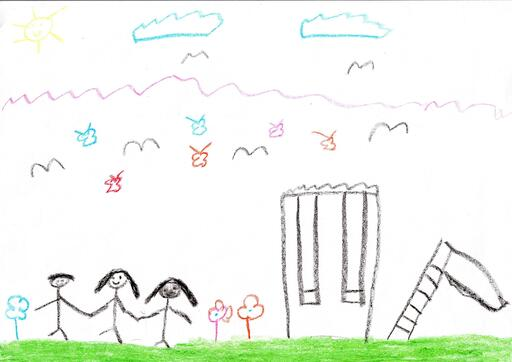
#> input picture Dataset/Images/Education/test/Primary/102-4B-383-F-H.jpg, 512 x 362 px
$ python -i extractor_v2.py   (imports and definitions only)   (older library calls are emulated)
#> lines starting #> are read from the running program, lines starting #| are printed output that depends on the picture; after the words box and inside, x2 and y2 are one past the last pixel; in counts of white or black regions, pixels touching at a corner belong together
"""
clinical_v2 — figur-farkinda klinik gosterge cikarimi (OpenCV).

Temel fark: once FIGUR izole edilir (en buyuk anlamli baglantili bilesen),
sonra gostergeler figur uzerinden hesaplanir. Boylece "kucuk figur",
"kose yerlesim", "figur-ici golgeleme" gibi gercek Koppitz gostergeleri
hesaplanabilir.

API:
  extract_v2(image_pil) -> (values[16], validity[16])
"""

from __future__ import annotations

import argparse
from pathlib import Path

import cv2
import numpy as np
import pandas as pd
from PIL import Image
from tqdm import tqdm

from clinical_v2.feature_spec_v2 import FEATURE_NAMES_V2, NUM_FEATURES_V2


def _safe(v, ok):
    if not ok or v is None or not np.isfinite(v):
        return float("nan"), 0
    return float(v), 1


def _foreground_mask(gray: np.ndarray) -> np.ndarray:
    blur = cv2.GaussianBlur(gray, (3, 3), 0)
    th = cv2.adaptiveThreshold(blur, 255, cv2.ADAPTIVE_THRESH_GAUSSIAN_C,
                               cv2.THRESH_BINARY_INV, 25, 10)
    kernel = np.ones((2, 2), np.uint8)
    return cv2.morphologyEx(th, cv2.MORPH_OPEN, kernel)


def _figure_mask(fg: np.ndarray) -> tuple[np.ndarray, dict]:
    """
    Figuru izole et: en buyuk anlamli bilesen(ler).
    Doner: (figure_mask, stats) — stats: bbox, alan, centroid.
    """
    n, labels, stats, centroids = cv2.connectedComponentsWithStats(fg, connectivity=8)
    if n <= 1:
        return np.zeros_like(fg), {}
    # Arka plan disindaki bilesenler
    areas = stats[1:, cv2.CC_STAT_AREA]
    if len(areas) == 0 or areas.max() == 0:
        return np.zeros_like(fg), {}
    # En buyuk bilesen = figur cekirdegi; boyutca yakin diger buyuk parcalari da kat
    max_area = areas.max()
    keep = [i + 1 for i in range(len(areas)) if areas[i] >= 0.15 * max_area]
    fig = np.isin(labels, keep).astype(np.uint8) * 255

    ys, xs = np.where(fig > 0)
    if len(xs) == 0:
        return fig, {}
    x0, x1, y0, y1 = xs.min(), xs.max(), ys.min(), ys.max()
    cx, cy = xs.mean(), ys.mean()
    return fig, {
        "bbox": (x0, y0, x1, y1),
        "bbox_w": x1 - x0 + 1, "bbox_h": y1 - y0 + 1,
        "area": int((fig > 0).sum()),
        "cx": cx, "cy": cy,
        "n_components": len(keep),
        "coords": (xs, ys),
    }


def extract_v2(image_pil: Image.Image) -> tuple[np.ndarray, np.ndarray]:
    rgb = np.array(image_pil.convert("RGB"))
    h, w = rgb.shape[:2]
    canvas = float(h * w) if h * w > 0 else 1.0
    gray = cv2.cvtColor(rgb, cv2.COLOR_RGB2GRAY)
    hsv = cv2.cvtColor(rgb, cv2.COLOR_RGB2HSV)

    fg = _foreground_mask(gray)
    fg_pixels = int((fg > 0).sum())
    fig, fstat = _figure_mask(fg)
    fig_pixels = fstat.get("area", 0)

    F: dict[str, tuple] = {}

    # === Grup 1: Figur boyutu & yerlesimi ===
    if fig_pixels > 50 and fstat:
        x0, y0, x1, y1 = fstat["bbox"]
        bbox_area = fstat["bbox_w"] * fstat["bbox_h"]
        F["figure_size_ratio"] = _safe(bbox_area / canvas, True)
        # centrality: figur merkezinin sayfa merkezinden uzakligi (kose=1)
        ncx, ncy = fstat["cx"] / w, fstat["cy"] / h
        dist = np.sqrt((ncx - 0.5) ** 2 + (ncy - 0.5) ** 2) / 0.7071
        F["figure_centrality"] = _safe(min(dist, 1.0), True)
        F["figure_vertical_pos"] = _safe(ncy, True)
        # tilt: figur piksellerine PCA
        xs, ys = fstat["coords"]
        coords = np.stack([xs, ys], 1).astype(np.float32)
        coords -= coords.mean(0)
        try:
            cov = np.cov(coords, rowvar=False)
            evals, evecs = np.linalg.eigh(cov)
            pc = evecs[:, np.argmax(evals)]
            ang = np.degrees(np.arctan2(pc[1], pc[0]))
            tilt = abs(((ang + 90) % 180) - 90) / 90.0
            F["figure_tilt"] = _safe(tilt, True)
        except Exception:
            F["figure_tilt"] = (float("nan"), 0)
    else:
        for k in ("figure_size_ratio", "figure_centrality", "figure_vertical_pos", "figure_tilt"):
            F[k] = (float("nan"), 0)

    # === Grup 2: Cizgi kalitesi & baski ===
    if fig_pixels > 0:
        luma = gray[fig > 0].astype(np.float32) / 255.0
        dark = 1.0 - luma
        F["stroke_darkness_mean"] = _safe(float(dark.mean()), True)
        F["pressure_variation"] = _safe(float(dark.std()), True)
    else:
        F["stroke_darkness_mean"] = (float("nan"), 0)
        F["pressure_variation"] = (float("nan"), 0)

    # line_tremor: figur konturunun puruzlulugu (ham uzunluk / convex hull uzunlugu)
    contours, _ = cv2.findContours(fig, cv2.RETR_EXTERNAL, cv2.CHAIN_APPROX_NONE)
    big = [c for c in contours if cv2.contourArea(c) > 50]
    if big:
        tremor_vals = []
        sharp_total, total_pts = 0, 0
        for c in big:
            raw_len = cv2.arcLength(c, True)
            hull = cv2.convexHull(c)
            hull_len = cv2.arcLength(hull, True)
            if hull_len > 0:
                tremor_vals.append(raw_len / hull_len)  # >1; yuksek=puruzlu
            # keskin aci
            approx = cv2.approxPolyDP(c, 0.01 * raw_len, True)
            if len(approx) >= 3:
                pts = approx.reshape(-1, 2)
                for i in range(len(pts)):
                    a, b, d = pts[i - 1], pts[i], pts[(i + 1) % len(pts)]
                    v1, v2 = a - b, d - b
                    n1, n2 = np.linalg.norm(v1), np.linalg.norm(v2)
                    if n1 == 0 or n2 == 0:
                        continue
                    cosang = np.clip(np.dot(v1, v2) / (n1 * n2), -1, 1)
                    ang = np.degrees(np.arccos(cosang))
                    total_pts += 1
                    if ang < 70:
                        sharp_total += 1
        F["line_tremor"] = _safe(float(np.mean(tremor_vals)) if tremor_vals else None, bool(tremor_vals))
        F["sharp_angle_ratio"] = _safe(sharp_total / total_pts if total_pts else None, total_pts > 0)
    else:
        F["line_tremor"] = (float("nan"), 0)
        F["sharp_angle_ratio"] = (float("nan"), 0)

    # === Grup 3: Golgeleme & butunluk ===
    if fig_pixels > 0:
        dark_mask = (gray < 80).astype(np.uint8) * 255
        dark_dense = cv2.morphologyEx(dark_mask, cv2.MORPH_CLOSE, np.ones((5, 5), np.uint8))
        inter = cv2.bitwise_and(dark_dense, fig)
        F["shading_on_figure"] = _safe(int((inter > 0).sum()) / float(fig_pixels), True)
    else:
        F["shading_on_figure"] = (float("nan"), 0)

    # fragmentation: figur iskeleti uc noktalari (kopukluk)
    if fig_pixels > 50:
        img = (fig > 0).astype(np.uint8) * 255
        skel = np.zeros_like(img)
        el = cv2.getStructuringElement(cv2.MORPH_CROSS, (3, 3))
        work = img.copy()
        for _ in range(200):
            opened = cv2.morphologyEx(work, cv2.MORPH_OPEN, el)
            tmp = cv2.subtract(work, opened)
            eroded = cv2.erode(work, el)
            skel = cv2.bitwise_or(skel, tmp)
            work = eroded
            if cv2.countNonZero(work) == 0:
                break
        bs = (skel > 0).astype(np.uint8)
        if bs.sum() > 0:
            kern = np.array([[1, 1, 1], [1, 10, 1], [1, 1, 1]], np.uint8)
            filt = cv2.filter2D(bs, cv2.CV_16S, kern)
            endpoints = int((filt == 11).sum())
            norm = canvas / 10000.0
            F["part_fragmentation"] = _safe(endpoints / max(norm, 1.0), True)
        else:
            F["part_fragmentation"] = (float("nan"), 0)
    else:
        F["part_fragmentation"] = (float("nan"), 0)

    # component count (tum fg uzerinden)
    if fg_pixels > 0:
        n_lab, _, _, _ = cv2.connectedComponentsWithStats(fg, connectivity=8)
        norm = canvas / 10000.0
        F["component_count_norm"] = _safe(max(0, n_lab - 1) / max(norm, 1.0), True)
    else:
        F["component_count_norm"] = (float("nan"), 0)

    # === Grup 4: Kompozisyon ===
    F["fg_area_ratio"] = _safe(fg_pixels / canvas, fg_pixels > 0)
    F["empty_space_ratio"] = _safe(1.0 - fg_pixels / canvas, fg_pixels > 0)
    val = hsv[:, :, 2]
    F["dark_color_ratio"] = _safe(float((val < 70).sum()) / canvas, True)

    # === Grup 5: Renk (tek gosterge) ===
    sat = hsv[:, :, 1]
    colored = (sat > 40).astype(np.uint8)
    cc = int(colored.sum())
    if cc > 50:
        hue = hsv[:, :, 0][colored > 0]
        warm = ((hue < 30) | (hue > 150)).sum()
        F["color_warmth"] = _safe(float(warm) / cc, True)
    else:
        F["color_warmth"] = (float("nan"), 0)

    # === Kompozit ===
    if fig_pixels > 0 and F["component_count_norm"][1] == 1:
        comp = F["component_count_norm"][0]
        size_score = min((fig_pixels / canvas) * 4.0, 1.0)
        comp_score = max(0.0, 1.0 - min(comp / 10.0, 1.0))
        F["figure_integrity_proxy"] = _safe(0.5 * size_score + 0.5 * comp_score, True)
    else:
        F["figure_integrity_proxy"] = (float("nan"), 0)

    values = np.zeros(NUM_FEATURES_V2, dtype=np.float32)
    valids = np.zeros(NUM_FEATURES_V2, dtype=np.float32)
    for i, name in enumerate(FEATURE_NAMES_V2):
        v, ok = F.get(name, (float("nan"), 0))
        if ok:
            values[i] = v
            valids[i] = 1.0
    return values, valids


# [28 lines left out: functions _row, main, not called in this run]


# [2 lines not run here, left out]

>>> from PIL import Image
>>> picture = Image.open('../Dataset/Images/Education/test/Primary/102-4B-383-F-H.jpg')
#> picture is the input picture: PIL image 512x362 RGB; mean R, G, B 240.5, 245.8, 237.9
>>> result = extract_v2(picture)
#> in _foreground_mask, `th = cv2.adaptiveThreshold(blur, 255, cv2.ADAPTIVE_THRESH_GAUSSIAN_C, ..`:
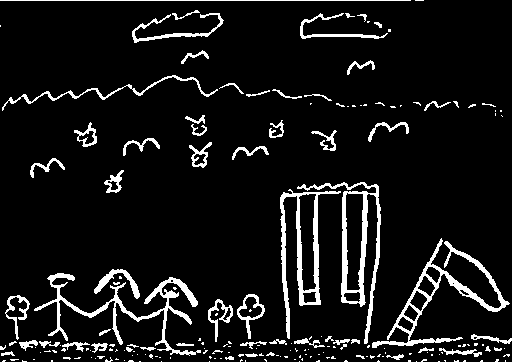
#> th: shape (362, 512); 8.4% white; 199 white regions (141 under 20 px), largest, box (x1, y1, x2, y2) and area: (34, 273, 201, 356) 2058, (297, 182, 381, 344) 2049, (372, 238, 510, 348) 2001
#> in _foreground_mask, `return cv2.morphologyEx(th, cv2.MORPH_OPEN, kernel)`:
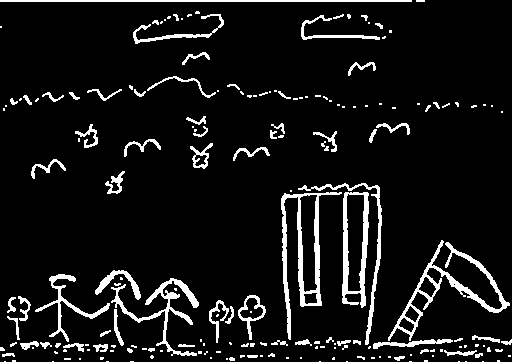
#> returned value: shape (362, 512); 8.3% white; 196 white regions (121 under 20 px), largest, box (x1, y1, x2, y2) and area: (281, 192, 342, 340) 1800, (388, 240, 510, 341) 1653, (342, 192, 369, 308) 1225
#> in extract_v2, `fg_pixels = int((fg > 0).sum())`: fg_pixels = 15297
#> in _figure_mask, `n, labels, stats, centroids = cv2.connectedComponentsWithStats(fg, con..`:
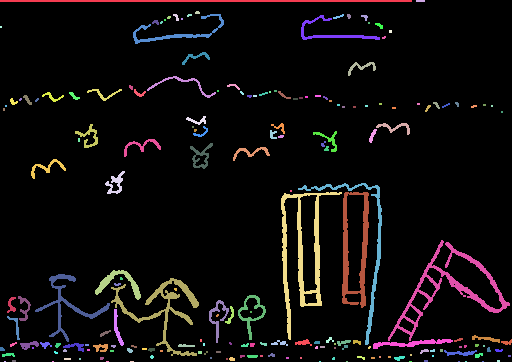
#> labels: shape (362, 512) int32; 197 distinct labels, from 0 to 196; one colour per label, 0 black
#> in _figure_mask, `n, labels, stats, centroids = cv2.connectedComponentsWithStats(fg, con..`: n = 197; stats = 197 rows, first 6: [0, 0, 512, 362, 170047], [0, 0, 412, 2, 824], [416, 0, 9, 2, 18], [195, 11, 5, 3, 13], [173, 14, 6, 7, 23], [187, 14, 5, 3, 11]; centroids = 197 pairs, first value 0.5 to 509, second value 0.5 to 361
#> in _figure_mask, `areas = stats[1:, cv2.CC_STAT_AREA]`: areas = 196 values, max 1800 at index 85, min 2 at index 183, mean 78.05
#> in _figure_mask, `max_area = areas.max()`: max_area = 1800
#> in _figure_mask, `keep = [i + 1 for i in range(len(areas)) if areas[i] >= 0.15 * max_area]`: keep = [1, 6, 7, 84, 86, 87, 88, 89, 90, 92, 95, 109]
#> in _figure_mask, `fig = np.isin(labels, keep).astype(np.uint8) * 255`:
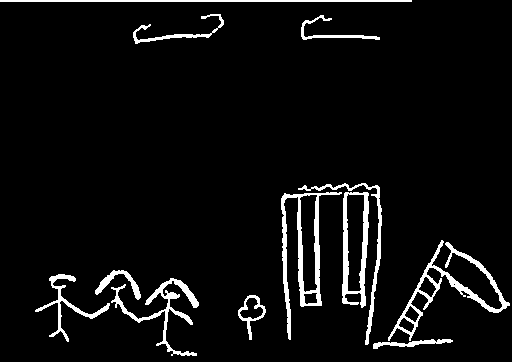
#> fig: shape (362, 512); 5.4% white; 12 white regions
#> in _figure_mask, `ys, xs = np.where(fig > 0)`: ys = 9973 values from 0 to 355; xs = 9973 values, max 509 at index 7581, min 0 at index 0, mean 287.6
#> in _figure_mask, `x0, x1, y0, y1 = xs.min(), xs.max(), ys.min(), ys.max()`: x0 = 0; x1 = 509; y0 = 0; y1 = 355
#> in _figure_mask, `cx, cy = xs.mean(), ys.mean()`: cx = 287.6; cy = 235.4
#> in extract_v2, `fig, fstat = _figure_mask(fg)`: fstat = 8 items
#> in extract_v2, `fig_pixels = fstat.get("area", 0)`: fig_pixels = 9973
#> in extract_v2, `x0, y0, x1, y1 = fstat["bbox"]`: x0 = 0; x1 = 509; y1 = 355
#> in extract_v2, `bbox_area = fstat["bbox_w"] * fstat["bbox_h"]`: bbox_area = 181560
#> in extract_v2, `ncx, ncy = fstat["cx"] / w, fstat["cy"] / h`: ncx = 0.562; ncy = 0.65
#> in extract_v2, `dist = np.sqrt((ncx - 0.5) ** 2 + (ncy - 0.5) ** 2) / 0.7071`: dist = 0.23
#> in extract_v2, `xs, ys = fstat["coords"]`: ys = 9973 values from 0 to 355
#> in extract_v2, `coords = np.stack([xs, ys], 1).astype(np.float32)`: coords = 9973 pairs, first value 0 to 509, second value 0 to 355
#> in extract_v2, `coords -= coords.mean(0)`: coords = 9973 pairs, first value -287.6 to 221.4, second value -235.4 to 119.6
#> in extract_v2, `cov = np.cov(coords, rowvar=False)`: cov = [[14818.6, 1790.5], [1790.5, 10818.6]]
#> in extract_v2, `evals, evecs = np.linalg.eigh(cov)`: evals = [10134.2, 15503]; evecs = [[0.357, -0.934], [-0.934, -0.357]]
#> in extract_v2, `pc = evecs[:, np.argmax(evals)]`: pc = [-0.934, -0.357]
#> in extract_v2, `ang = np.degrees(np.arctan2(pc[1], pc[0]))`: ang = -159.1
#> in extract_v2, `tilt = abs(((ang + 90) % 180) - 90) / 90.0`: tilt = 0.232
#> in extract_v2, `luma = gray[fig > 0].astype(np.float32) / 255.0`: luma = 9973 values, max 1 at index 486, min 0 at index 4519, mean 0.674
#> in extract_v2, `dark = 1.0 - luma`: dark = 9973 values, max 1 at index 4519, min 0 at index 486, mean 0.326
#> in extract_v2, `contours, _ = cv2.findContours(fig, cv2.RETR_EXTERNAL, cv2.CHAIN_APPRO..`: contours = 12 contours; largest, box (x1, y1, x2, y2) and area: (281, 192, 342, 340) 2806, (342, 192, 369, 308) 2433, (388, 240, 510, 341) 1738, (111, 278, 199, 356) 904, (298, 183, 382, 345) 566
#> in extract_v2, `big = [c for c in contours if cv2.contourArea(c) > 50]`: big has the same summary as contours
#> the loop in extract_v2, `for c in big:` made 12 passes
#> (raw_len, hull_len) on passes 1 to 8: (181.2, 164.4), (128.4, 109.4), (681.3, 272), (409.2, 211.6), (154.8, 120.2), (816.7, 338.2), (330.6, 270.4), (651.7, 366.3)
#> after the loop in extract_v2, `for c in big:`: sharp_total = 41; total_pts = 150; tremor_vals = [1.1, 1.17, 2.5, 1.93, 1.29, 2.42, 1.22, 1.78, 1.31, 1.44, 1.54, 1]
#> after the loop in extract_v2, `for _ in range(200):`:
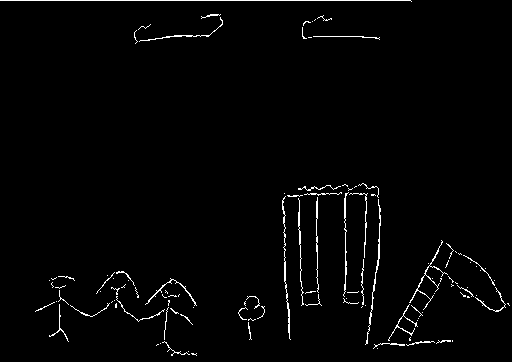
#> skel: shape (362, 512); 1.9% white in thin lines or dots
#> in extract_v2, `endpoints = int((filt == 11).sum())`: endpoints = 184
#> in extract_v2, `n_lab, _, _, _ = cv2.connectedComponentsWithStats(fg, connectivity=8)`: n_lab = 197
#> in extract_v2, `sat = hsv[:, :, 1]`:
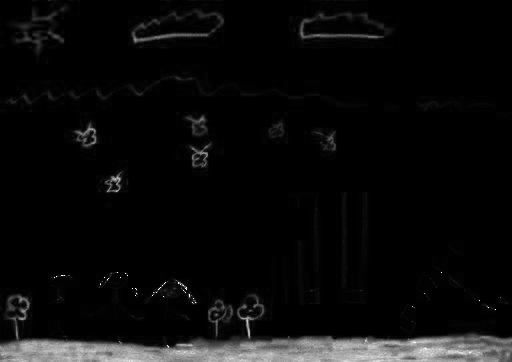
#> sat: shape (362, 512); min 0, max 255, mean 11.3
#> in extract_v2, `colored = (sat > 40).astype(np.uint8)`:
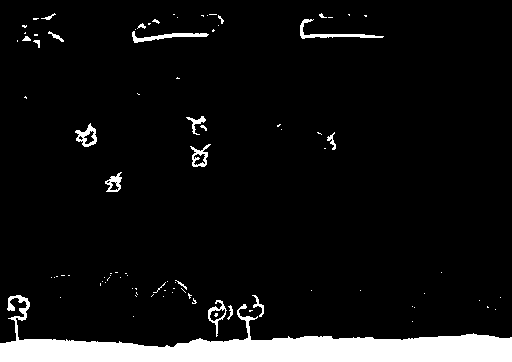
#> colored: shape (362, 512); values 0 (black) and 1 (white), 7.7% white; 91 white regions (72 under 20 px), largest, box (x1, y1, x2, y2) and area: (0, 295, 512, 362) 12008, (300, 19, 384, 39) 336, (132, 31, 209, 43) 321
#> in extract_v2, `cc = int(colored.sum())`: cc = 14239
#> in extract_v2, `hue = hsv[:, :, 0][colored > 0]`: hue = 14239 values, max 179 at index 1187, min 0 at index 1211, mean 55.6
#> in extract_v2, `warm = ((hue < 30) | (hue > 150)).sum()`: warm = 1051
#> in extract_v2, `comp = F["component_count_norm"][0]`: comp = 10.57
#> in extract_v2, `size_score = min((fig_pixels / canvas) * 4.0, 1.0)`: size_score = 0.215
#> in extract_v2, `comp_score = max(0.0, 1.0 - min(comp / 10.0, 1.0))`: comp_score = 0
#> the loop in extract_v2, `for i, name in enumerate(FEATURE_NAMES_V2):` made 16 passes
#> v on passes 1 to 8: 0.98, 0.23, 0.65, 0.232, 0.326, 1.56, 0.241, 0.273
#> after the loop in extract_v2, `for i, name in enumerate(FEATURE_NAMES_V2):`: valids = [1, 1, 1, 1, 1, 1, 1, 1, 1, 1, 1, 1, 1, 1, 1, 1]; values = [0.98, 0.23, 0.65, 0.232, 0.326, 1.56, 0.241, 0.273, 0.114, 9.93, 10.57, 0.0825, 0.917, 0.00392, 0.0738, 0.108]
#> result = ([0.98, 0.23, 0.65, 0.232, 0.326, 1.56, 0.241, 0.273, 0.114, 9.93, 10.57, 0.0825, 0.917, 0.00392, 0.0738, 0.108], [1, 1, 1, 1, 1, 1, 1, 1, 1, 1, 1, 1, 1, 1, 1, 1])
